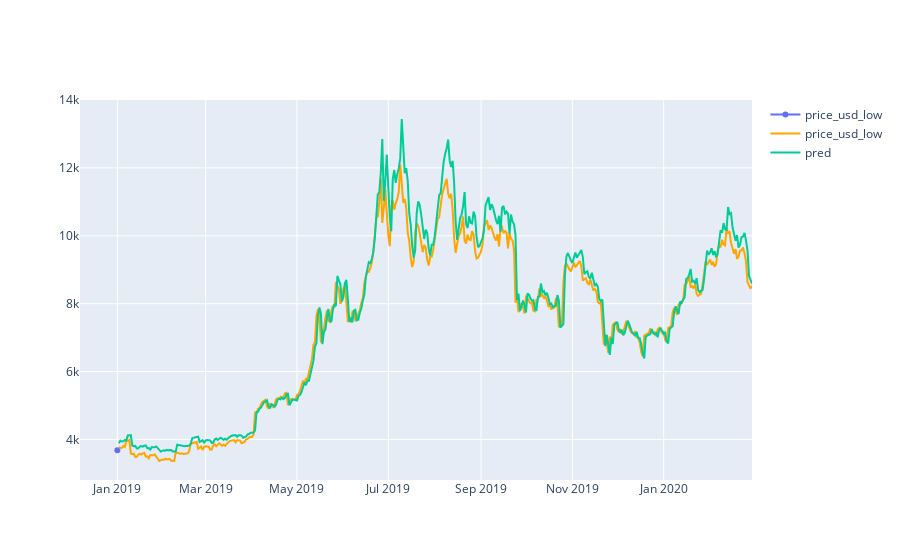

Notebook source saved alongside this figure:
### Code cell
df1 = df[:1]
df2 = df[1:]
df2['pred'] = pred_price
import plotly.graph_objects as go
fig2 = go.Figure()
#fig2 = make_subplots(specs=[[{"secondary_y": True}]])
fig2.add_trace(go.Scatter(x=df1['date'], y=df1['price_usd_low'],name='price_usd_low'))
fig2.add_trace(go.Scatter(x=df2['date'], y=df2['price_usd_low'],name='price_usd_low',line=dict(color="orange")))
fig2.add_trace(go.Scatter(x=df2['date'], y=df2['pred'],name='pred'))

### Figure 1 — Plotly figure (JSON) as saved in the notebook; plotly's stock layout.template omitted (floating-point values rounded to 4 significant figures; data arrays with more than 128 entries replaced by an {"elided": "..."} marker saying what was removed)
{"data": [{"name": "price_usd_low", "type": "scatter", "x": ["2019-01-01T00:00:00"], "y": [3680.0]}, {"line": {"color": "orange"}, "name": "price_usd_low", "type": "scatter", "x": {"elided": "424 str values"}, "y": {"elided": "424 float values"}}, {"name": "pred", "type": "scatter", "x": {"elided": "424 str values"}, "y": {"elided": "424 float values"}}], "layout": {}}
